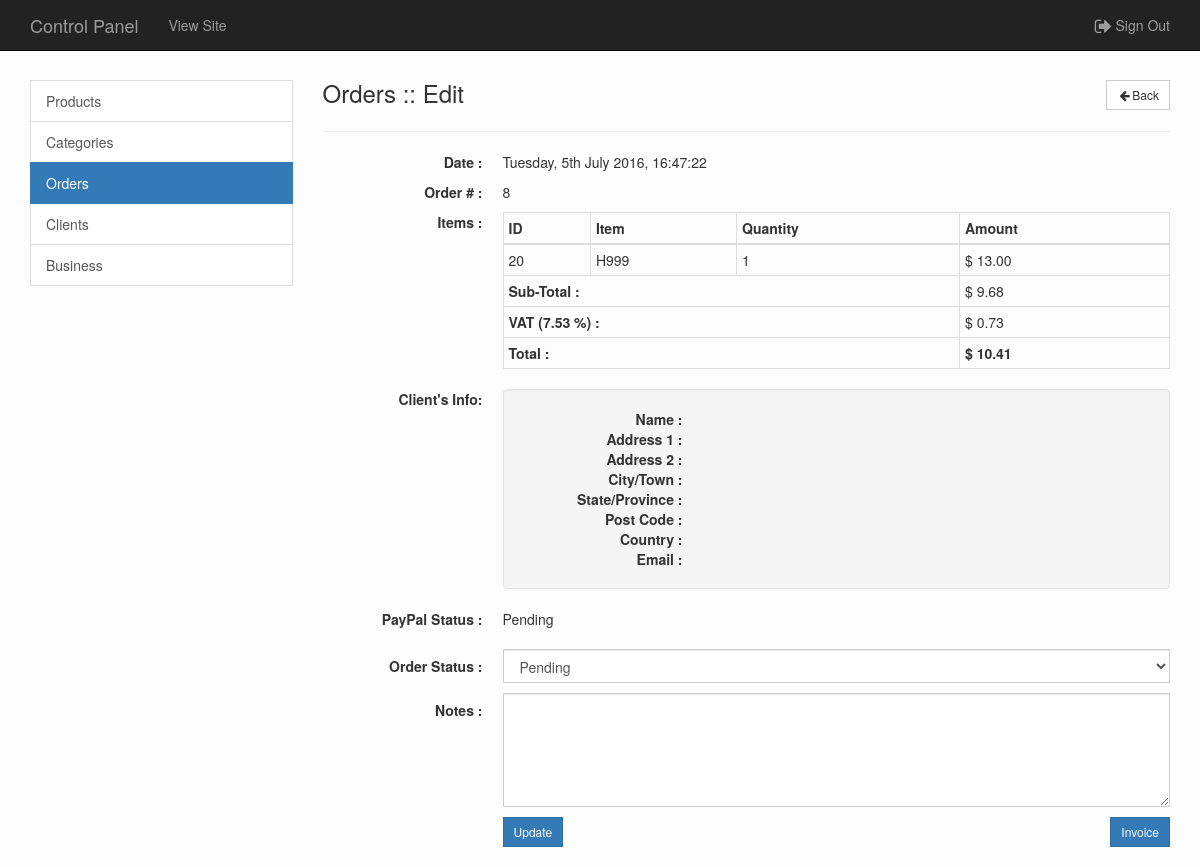
/admin/?page=orders&action=edit&id=8 (signed in), run on the app's committed database.
### tables this page shows
CREATE TABLE `orders` (
  `id` int NOT NULL AUTO_INCREMENT,
  `client` int NOT NULL,
  `vat_rate` decimal(5,2) NOT NULL,
  `vat` decimal(8,2) NOT NULL,
  `subtotal` decimal(8,2) NOT NULL,
  `total` decimal(8,2) NOT NULL,
  `date` timestamp NOT NULL DEFAULT CURRENT_TIMESTAMP ON UPDATE CURRENT_TIMESTAMP,
  `type` tinyint(1) DEFAULT NULL,
  `status` int NOT NULL DEFAULT '1',
  `pp_status` tinyint(1) NOT NULL DEFAULT '0',
  `txn_id` varchar(100) DEFAULT NULL,
  `payment_status` varchar(100) DEFAULT NULL,
  `response` varchar(100) DEFAULT NULL,
  `ipn` text,
  `notes` text,
  PRIMARY KEY (`id`),
  KEY `client` (`client`),
  KEY `fk_stage` (`status`),
  CONSTRAINT `orders_ibfk_1` FOREIGN KEY (`client`) REFERENCES `clients` (`id`) ON UPDATE CASCADE,
  CONSTRAINT `orders_ibfk_2` FOREIGN KEY (`status`) REFERENCES `statuses` (`id`) ON UPDATE CASCADE
);

CREATE TABLE `orders_items` (
  `id` int NOT NULL AUTO_INCREMENT,
  `order` int NOT NULL,
  `product` int NOT NULL,
  `price` decimal(8,2) NOT NULL,
  `qty` int NOT NULL DEFAULT '1',
  PRIMARY KEY (`id`),
  KEY `order` (`order`,`product`),
  KEY `FK_PRODUCT` (`product`),
  CONSTRAINT `orders_items_ibfk_1` FOREIGN KEY (`order`) REFERENCES `orders` (`id`) ON DELETE CASCADE ON UPDATE CASCADE,
  CONSTRAINT `orders_items_ibfk_2` FOREIGN KEY (`product`) REFERENCES `products` (`id`) ON UPDATE CASCADE
);

CREATE TABLE `products` (
  `id` int NOT NULL AUTO_INCREMENT,
  `name` varchar(255) NOT NULL,
  `description` text NOT NULL,
  `price` decimal(8,2) NOT NULL,
  `date` timestamp NOT NULL DEFAULT CURRENT_TIMESTAMP,
  `category` int NOT NULL,
  `image` varchar(100) DEFAULT NULL,
  `qty` int NOT NULL,
  PRIMARY KEY (`id`),
  KEY `category` (`category`),
  CONSTRAINT `products_ibfk_1` FOREIGN KEY (`category`) REFERENCES `categories` (`id`) ON DELETE CASCADE ON UPDATE CASCADE
);

### classes/Core.php (called while the page is built, shortened)
<?php
class Core
{
    public function run(){
        require_once(Url::getPage());
    }
}

### admin/index.php (called while the page is built)
<?php
require_once('../inc/autoload.php');
$coreObj = new Core();
$coreObj->run();

### inc/autoload.php (called while the page is built, shortened)
<?php
spl_autoload_register(
    function($class_name){
    $class = explode('_', $class_name);
    $path = implode('/', $class) . '.php';
});

### classes/Database.php (called while the page is built, shortened)
<?php
class Database
{
    private $_host = 'localhost';
    private $_user = 'root';
    private $_password = 'admin123';
    private $_db_name = 'pinna';
    private $_conn = false;
    private $_stmt = false;
    public function connect()
    {
        $this->_conn = new mysqli($this->_host, $this->_user, $this->_password, $this->_db_name);
        if ($this->_conn->connect_errno) {
            die('Database Connection Failed: ' . $this->_conn->connect_error);
        } else {
            $this->_conn->set_charset('utf8');
        }
    }
    public function fetchAll($sql)
    {
        $result = $this->_conn->query($sql);
        if ($result->num_rows) {
            return $result->fetch_all(MYSQLI_ASSOC);
        }
        return null;
    }
    public function prepare($sql)
    {
        $this->_stmt = $this->_conn->stmt_init();
        $this->_stmt = $this->_conn->prepare($sql);
    }
    public function bind($type = null, $values = array())
    {
        if (!empty($type) && !empty($values)) {
            $params[] = &$type;
            $values = is_array($values) ? $values : array($values);
            for ($i = 0; $i < strlen($type); $i++) {
                $params[] = &$values[$i];
            }
            call_user_func_array(array($this->_stmt, 'bind_param'), $params);
        }
    }
    public function single()
    {
        if ($this->_stmt->execute()) {
            $result = $this->_stmt->get_result();
            return $result->fetch_assoc();
        }
    }
    public function resultSet()
    {
        if ($this->_stmt->execute()) {
            $result = $this->_stmt->get_result();
            return $result->fetch_all(MYSQLI_ASSOC);
        }
    }
}

### classes/Url.php (called while the page is built, shortened)
<?php
class Url
{
    public static $_params = array();
    public static function getParam($key){
        return (!empty($_GET[$key]))? $_GET[$key]: null;
    }
    public static function setParams(){
        if (!empty($_GET)){
            foreach ($_GET as $key => $value){
                if (!empty($value)){
                    self::$_params[$key] = $value;
                }
            }
        }
    }
    public static function getCurrentUrl($remove = null)
    {
        $out = array();
        if (!empty($remove)) {
            $remove = (is_array($remove))? $remove: array($remove);
        }
        foreach (self::$_params as $key => $value) {
            $out[] = $key.'='.$value;
        }
        return '?' . implode('&', $out);
    }
}

### classes/Application.php (called while the page is built, shortened)
<?php
class Application
{
    public function __construct()
    {
        $this->db = new Database();
    }
}

### classes/Order.php (called while the page is built, shortened)
<?php
class Order extends Application {
	private $_table_orders = 'orders';
	private $_table_orders_items = 'orders_items';
	private $_table_statuses = 'statuses';
	private $_id = null;
	public function getOrder($id = null)
	{
		$id = (!empty($id))? $id: $this->_id;
		$sql = "SELECT * FROM $this->_table_orders WHERE id = ?";
		$this->db->prepare($sql);
		$this->db->bind('i', $id);
		return $this->db->single();
	}
	public function getOrderItems($id = null)
	{
		$id = !empty($id)? $id: $this->_id;
		$sql = "SELECT * FROM $this->_table_orders_items WHERE `order` = ?";
		$this->db->prepare($sql);
		$this->db->bind('i', array($id));
		return $this->db->resultSet();
	}
	public function getStatuses()
	{
		$sql = "SELECT * FROM $this->_table_statuses;";
		return $this->db->fetchAll($sql);
	}
}

### classes/Catalog.php (called while the page is built, shortened)
<?php
class Catalog extends Application
{
    private $_products_table = 'products';
    public function getProduct($id)
    {
        $sql = "SELECT * FROM $this->_products_table WHERE id = ?;";
        $this->db->prepare($sql);
        $this->db->bind('i', array($id));
        return $this->db->single();
    }
}

### classes/Form.php (called while the page is built, shortened)
<?php
class Form
{
    public function isPost($field = null)
    {
        if (!empty($field)){
            return false;
        } else {
            if (isset($_POST)){
                return true;
            }
            return false;
        }
    }
    public function stickySelect($field, $value, $default = null)
    {
        if ($this->isPost($field) && $this->getPost($field) == $value){
            return 'selected="selected"';
        } else {
            return (!empty($default) && $default == $value)? 'selected="selected"': null;
        }
    }
}

### admin/pages/orders/edit.php (the view, shortened to what this page needs)
<?php
$id = Url::getParam('id');
if (!empty($id)) {
    $orderObj = new Order();
    $order = $orderObj->getOrder($id);
    if (!empty($order)) {
        $formObj = new Form();
        $userObj = new User();
        $user = $userObj->getUserById($order['client']);
        $countryObj = new Country();
        $catalogObj = new Catalog();
        $items = $orderObj->getOrderItems($id);
        $statuses = $orderObj->getStatuses();
        require_once('templates/_header.php');
        ?>
        <div class="col-md-9 col-sm-8 col-xs-12">
        <div class="row">
            <div class="col-sm-6 col-xs-10">
                <h3 class="media-heading">Orders :: Edit</h3>
            </div>
            <div class="col-sm-6 col-xs-2">
                <div class="btn-group btn-group-sm pull-right">
                    <?= Helper::getBackBtn(); ?>
                </div>
            </div>
        </div>
        <hr>
        <div class="row">
            <div class="col-xs-12">
                <dl class="dl-horizontal">
                    <dt>Date :</dt>
                    <dd><?=Helper::setDate(2, $order['date']);?></dd>
                    <p>
                    <dt>Order # :</dt>
                    <dd><?=$order['id'];?></dd>
                    </p>
                    <dt>Items :</dt>
                    <dd>
                        <?php if (!empty($items)){ ?>
                        <table class="table table-bordered table-condensed">
                            <thead>
                                <tr>
                                    <th>ID</th>
                                    <th>Item</th>
                                    <th>Quantity</th>
                                    <th>Amount</th>
                                </tr>
                            </thead>
                            <tbody>
                                <?php foreach ($items as $item) { ?>
                                    <?php $product = $catalogObj->getProduct($item['product']) ?>
                                    <tr>
                                        <td><?=$product['id'];?></td>
                                        <td><?=htmlspecialchars($product['name']);?></td>
                                        <td><?=$item['qty'];?></td>
                                        <td>
                                            <?=Catalog::$_currency.' '.number_format($item['qty']*$product['price'], 2);?>
                                        </td>
                                    </tr>
                                <?php } ?>
                                <tr>
                                    <th colspan="3">Sub-Total :</th>
                                    <td><?=Catalog::$_currency.' '.number_format($order['subtotal'], 2);?></td>
                                </tr>
                                <tr>
                                    <th colspan="3">VAT (<?=$order['vat_rate'];?> %) :</th>
                                    <td><?=Catalog::$_currency.' '.number_format($order['vat'], 2);?></td>
                                </tr>
                                <tr>
                                    <th colspan="3">Total :</th>
                                    <td>
                                        <strong><?=Catalog::$_currency.' '.number_format($order['total'], 2);?></strong>
                                    </td>
                                </tr>
                            </tbody>
                            <?php } ?>
                        </table>
                    </dd>
                    <dt>Client's Info:</dt>
                    <dd>
                        <dl class="dl-horizontal well">
                            <dt>Name :</dt>
                            <dd><?=htmlspecialchars($user['first_name'].' '.$user['last_name']);?></dd>
                            <dt>Address 1 :</dt>
                            <dd><?=htmlspecialchars($user['address_1']);?></dd>
                            <dt>Address 2 :</dt>
                            <dd><?=htmlspecialchars($user['address_2']);?></dd>
                            <dt>City/Town :</dt>
                            <dd><?=htmlspecialchars($user['town']);?></dd>
                            <dt>State/Province :</dt>
                            <dd><?=htmlspecialchars($user['county']);?></dd>
                            <dt>Post Code :</dt>
                            <dd><?=htmlspecialchars($user['post_code']);?></dd>
                            <?php $country = $countryObj->getCountry($user['country']); ?>
                            <dt>Country :</dt>
                            <dd><?=htmlspecialchars($country['name']);?></dd>
                            <dt>Email :</dt>
                            <dd>
                            </dd>
                        </dl>
                    </dd>
                    <?php if ($order['type'] == 0) { ?>
                        <dt>PayPal Status :</dt>
                        <dd><?=htmlspecialchars((!empty($order['payment_status']))? $order['payment_status']: 'Pending');?></dd>
                    <?php } ?>
                </dl>
                <form action="" method="post" class="form-horizontal">
                    <dl class="dl-horizontal">
                        <dt><label for="status" class="control-label">Order Status :</label></dt>
                        <dd>
                            <?php if (!empty($statuses)) { ?>
                                <select name="status" id="status" class="form-control">
                                    <?php foreach ($statuses as $status){ ?>
                                        <option value="<?=$status['id'];?>" <?=$formObj->stickySelect('status', $status['id'], $order['status']);?>>
                                            <?=htmlspecialchars($status['name']);?>
                                        </option>
                                    <?php } ?>
                                </select>
                            <?php } ?>
                        </dd>
                        <dt><label for="notes" class="control-label">Notes :</label></dt>
                        <dd>
                            <textarea name="notes" id="notes" rows="5" class="form-control"><?=$formObj->stickyText('notes', $order['notes']);?></textarea>
                        </dd>
                        <dt>&nbsp;</dt>
                        <dd>
                            <input type="submit" id="btn_update" value="Update" class="btn btn-sm btn btn-primary">
                            <div class="pull-right">
                                <a href="<?='/admin'.Url::getCurrentUrl(array('action')).'&action=invoice';?>" class="btn btn-sm btn-primary" target="_blank">Invoice</a>
                            </div>
                        </dd>
                    </dl>
                </form>
            </div>
        </div>
    <?php require_once('templates/_footer.php');
    }
}
?>

### css/admin-custom.css (style rules this page uses)
body { background: #fdfdfd; padding-top: 80px; }
.form-control, .btn, .btn-group, .input-group-addon, .breadcrumb, .list-group-item { border-radius: 0 !important; }

### data on the page
orders: date "Tuesday, 5th July 2016, 16:47:22", id "8", subtotal "9.68", vat_rate "7.53", vat "0.73", total "10.41", payment_status "Pending"
orders_items: product "20", product.name "H999", qty "1", $item['qty']*$product['price'] "13.00"

### other printed values
Catalog::$_currency "$"
form field status "Pending"
